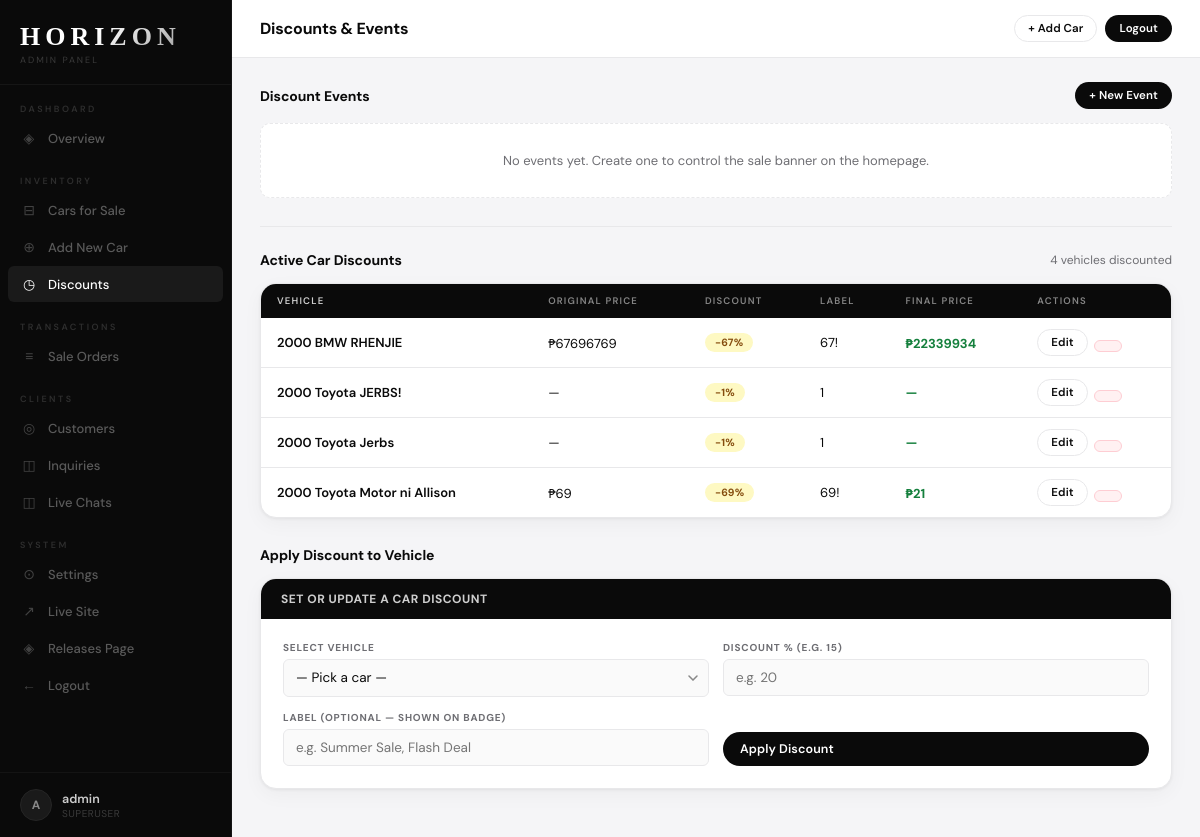
The app's page /admin-panel/discounts/ (signed in), older data.
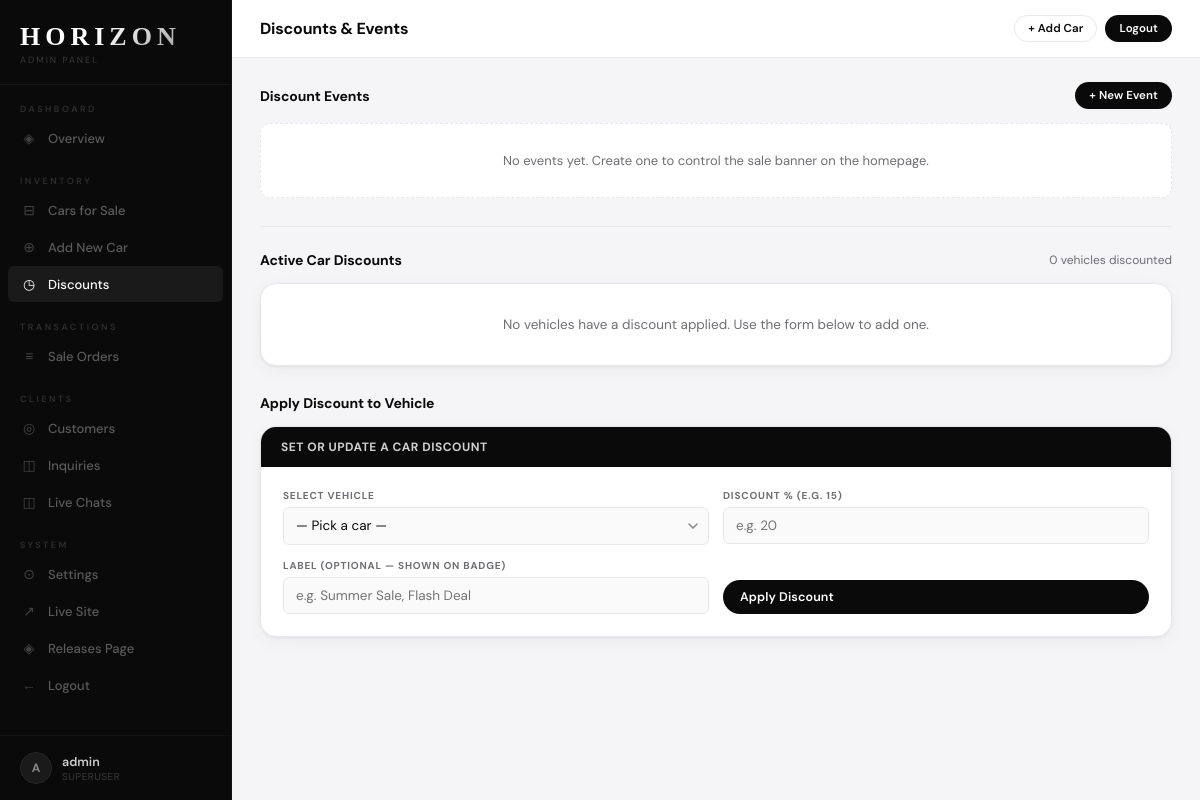
The same page, newer data.
### horizon/models.py (models this page shows, shortened)
class Car(models.Model):
    BRAND_CHOICES = [
        ('bmw', 'BMW'),
        ('benz', 'Mercedes-Benz'),
        ('toyota', 'Toyota'),
        ('tesla', 'Tesla'),
        ('porsche', 'Porsche'),
        ('lexus', 'Lexus'),
        ('foton', 'Foton'),
    ]
    CATEGORY_CHOICES = [
        ('sedan', 'Sedan'),
        ('suv', 'SUV'),
        ('sports', 'Sports'),
        ('electric', 'Electric'),
        ('truck', 'Truck'),
        ('van', 'Van/MPV'),
        ('crossover', 'Crossover'),
        ('pickup', 'Pickup'),
    ]
    LISTING_CHOICES = [('sale', 'For Sale')]
    STATUS_CHOICES  = [('available', 'Available'), ('reserved', 'Reserved'), ('sold', 'Sold')]
    TRANSMISSION_CHOICES = [('automatic', 'Automatic'), ('manual', 'Manual'), ('cvt', 'CVT')]
    FUEL_CHOICES = [('gasoline', 'Gasoline'), ('diesel', 'Diesel'), ('electric', 'Electric'), ('hybrid', 'Hybrid')]
    brand        = models.CharField(max_length=20, choices=BRAND_CHOICES)
    model        = models.CharField(max_length=100)
    year         = models.IntegerField()
    category     = models.CharField(max_length=20, choices=CATEGORY_CHOICES)
    listing_type = models.CharField(max_length=10, choices=LISTING_CHOICES, default='sale')
    sale_price   = models.DecimalField(max_digits=12, decimal_places=2, null=True, blank=True)
    status       = models.CharField(max_length=20, choices=STATUS_CHOICES, default='available')
    mileage      = models.IntegerField(null=True, blank=True)
    transmission = models.CharField(max_length=20, choices=TRANSMISSION_CHOICES, default='automatic')
    fuel_type    = models.CharField(max_length=20, choices=FUEL_CHOICES, default='gasoline')
    color        = models.CharField(max_length=50, blank=True)
    plate_number = models.CharField(max_length=20, blank=True)
    description  = models.TextField(blank=True)
    photo   = models.ImageField(upload_to='cars/', null=True, blank=True)
    photo_2 = models.ImageField(upload_to='cars/', null=True, blank=True)
    photo_3 = models.ImageField(upload_to='cars/', null=True, blank=True)
    photo_4 = models.ImageField(upload_to='cars/', null=True, blank=True)
    discount_percent = models.DecimalField(max_digits=5, decimal_places=2, null=True, blank=True)
    discount_label   = models.CharField(max_length=60, blank=True)
    created_at       = models.DateTimeField(auto_now_add=True)
    def __str__(self):
        return f"{self.year} {self.get_brand_display()} {self.model}"
    @property
    def discounted_price(self):
        if self.sale_price and self.discount_percent:
            from decimal import Decimal
            return self.sale_price * (1 - self.discount_percent / Decimal('100'))
        return None
    @property
    def has_discount(self):
        return bool(self.discount_percent and self.discount_percent > 0)

### horizon/views.py (the view, shortened to what this page needs)
# urls.py: path('admin-panel/discounts/', views.admin_discounts,  name='admin_discounts'),
@login_required
def admin_discounts(request):
    cars      = Car.objects.all().order_by('brand', 'model')
    discounted = Car.objects.filter(discount_percent__isnull=False, discount_percent__gt=0).order_by('brand', 'model')
    events    = DiscountEvent.objects.all()
    return render(request, 'horizon/admin_discounts.html', {
        'cars': cars, 'discounted': discounted, 'events': events,
    })

### horizon/templates/horizon/admin_discounts.html (shortened to what the changed rows need)
{% extends 'horizon/admin_base.html' %}
{% block admin_content %}
<div class="section-head">
  <h2>Discount Events</h2>
</div>
<div class="section-head">
  <h2>Active Car Discounts</h2>
  <span style="font-size:12px;color:var(--muted);">{{ discounted.count }} vehicle{{ discounted.count|pluralize }} discounted</span>
</div>
{% if discounted %}
<div class="table-wrap" style="margin-bottom:28px;">
  <table>
    <thead>
      <tr><th>Vehicle</th><th>Original Price</th><th>Discount</th><th>Label</th><th>Final Price</th><th>Actions</th></tr>
    </thead>
    <tbody>
      {% for car in discounted %}
      <tr>
        <td>{{ car }}</td>
        <td>{% if car.sale_price %}₱{{ car.sale_price|floatformat:0 }}{% else %}—{% endif %}</td>
        <td><span class="badge" style="background:#fef9c3;color:#854d0e;">-{{ car.discount_percent|floatformat:0 }}%</span></td>
        <td>{{ car.discount_label|default:"—" }}</td>
        <td style="font-weight:700;color:#15803d;">{% if car.discounted_price %}₱{{ car.discounted_price|floatformat:0 }}{% else %}—{% endif %}</td>
        <td>
          <div class="action-btns">
            <button class="btn btn-sm btn-outline" onclick="openEditDiscount({{ car.pk }}, '{{ car|escapejs }}', '{{ car.discount_percent|default:'' }}', '{{ car.discount_label|default:''|escapejs }}')"> Edit</button>
            <form method="post" style="display:inline;" onsubmit="return confirm('Remove discount from {{ car }}?')">
              <button class="btn btn-sm btn-danger" type="submit"></button>
            </form>
          </div>
        </td>
      </tr>
      {% endfor %}
    </tbody>
  </table>
</div>
{% else %}
<div class="panel" style="margin-bottom:28px;">
  <div class="panel-body" style="text-align:center;color:var(--muted);padding:32px;">
    No vehicles have a discount applied. Use the form below to add one.
  </div>
</div>
{% endif %}
<div class="section-head"><h2>Apply Discount to Vehicle</h2></div>
{% endblock %}

Row changes from the older to the newer data that the page shows:
no longer on this page (row edited): Car: year+brand+model "2000 BMW RHENJIE", sale_price "67696769", discount_percent "67", discount_label "67!", discounted_price "22339934"
removed Car: year+brand+model "2000 Toyota JERBS!", discount_percent "1", discount_label "1"
removed Car: year+brand+model "2000 Toyota Jerbs", discount_percent "1", discount_label "1"
removed Car: year+brand+model "2000 Toyota Motor ni Allison", sale_price "69", discount_percent "69", discount_label "69!", discounted_price "21"
Text that changed along with them:
{{ discounted.count }}: "4" → "0"
text no longer shown: "VEHICLE ORIGINAL PRICE DISCOUNT LABEL FINAL PRICE ACTIONS"
text now shown: "No vehicles have a discount applied. Use the form below to add one."
